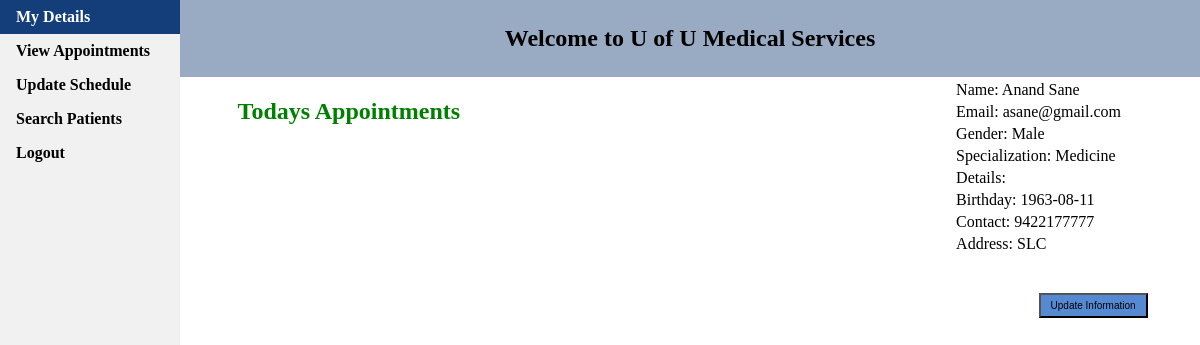
Page /doctorHome.php (signed in) on the committed database.
### tables this page shows
CREATE TABLE `doctor` (
  `id` int(6) NOT NULL,
  `username` varchar(50) NOT NULL,
  `first_name` varchar(50) NOT NULL,
  `last_name` varchar(50) NOT NULL,
  `pwd` varchar(50) NOT NULL,
  `email` varchar(50) NOT NULL,
  `gender` varchar(10) NOT NULL,
  `specialization` varchar(50) NOT NULL,
  `bio` varchar(1000) DEFAULT NULL,
  `birthday` date NOT NULL,
  `contact` bigint(10) NOT NULL,
  `address` varchar(100) NOT NULL
);

### doctorHome.php (the view, shortened to what this page needs)
<!DOCTYPE html>
<html>
<head>
</head>
<body>
<ul>
  <li><a class="active" href="doctorHome.php">My Details</a></li>
  <li><a href="myAppointments.php">View Appointments</a></li>
  <li><a href="doctorSchedule.php">Update Schedule</a></li>
  <li><a href="searchPatient.php">Search Patients</a></li>
  <li><a href="logout.php">Logout</a></li>
</ul>
<section style="display:block;margin-left:15%; overflow:hidden; background:#99ABC3;  padding:5px; ">
    <div style="text-align: center;">
        <h1>
			Welcome to U of U Medical Services
		</h1>
     </div>
</section>
<body>
<div style="padding:1px 16px;height:1000px;margin-right:5%">
	<table align ="right">
			<?php
				require_once 'login.php';
				$conn = new mysqli($hn, $un, $pw, $db);
				$query="select * from doctor where username = '$_SESSION[username]' and pwd = '$_SESSION[password]'";
				$result = $conn->query($query);
				$rows = $result->num_rows;
				for ($j = 0 ; $j < $rows ; ++$j){
					$result->data_seek($j);
					$row = $result->fetch_array(MYSQLI_NUM);
			?>
			<tr>
				<td><?php echo 'Name: '. $row['2'] . ' '. $row['3'] . '<br>' ?></td>
			</tr>
			<tr>
				<td><?php echo 'Email: '  . $row['5'] . '<br>' ?></td>
			</tr>
			<tr>
				<td><?php echo 'Gender: '  . $row['6'] . '<br>' ?> </td>
			</tr>
			<tr>
				<td><?php echo 'Specialization: '  . $row['7'] . '<br>' ?> </td>
			</tr>
			<tr>
				<td><?php echo 'Details: '  . $row['8'] . '<br>' ?> </td>
			</tr>
			<tr>
				<td><?php echo 'Birthday: '  . $row['9'] . '<br>' ?> </td>
			</tr>
			<tr>
				<td><?php echo 'Contact: '  . $row['10'] . '<br>' ?> </td>
			</tr>
			<tr>
				<td><?php echo 'Address: '  . $row['11'] . '<br>' ?> </td>
			</tr>
			<?php
				}
			?>
				<tr>
	  <td>
		<div id="my_box" style="margin-left:50%">
			<br><br><input type="button" style="font-size:10px; padding:5px 10px; background:#558AD3" value="Update Information" onclick="location='updateDoctor.php'" /></div></td>
	  </tr>
		</table>
		<div style="margin-left:20%">
			<h2 style="color: green"> Todays Appointments </h2>
		</div>
	</body>
</html>

### doctorHome.php (style rules this page uses)
body { margin: 0; }
ul { list-style-type: none; margin: 0; padding: 0; width: 15%; background-color: #f1f1f1; position: fixed; height: 100%; overflow: auto; font-weight: bold; }
li a { display: block; color: #000; padding: 8px 16px; text-decoration: none; }
li a.active { background-color: #133E7A; color: white; }

### rows in the picture
doctor: first_name "Anand", last_name "Sane", email "asane@gmail.com", gender "Male", specialization "Medicine", birthday "1963-08-11", contact "9422177777", address "SLC"
